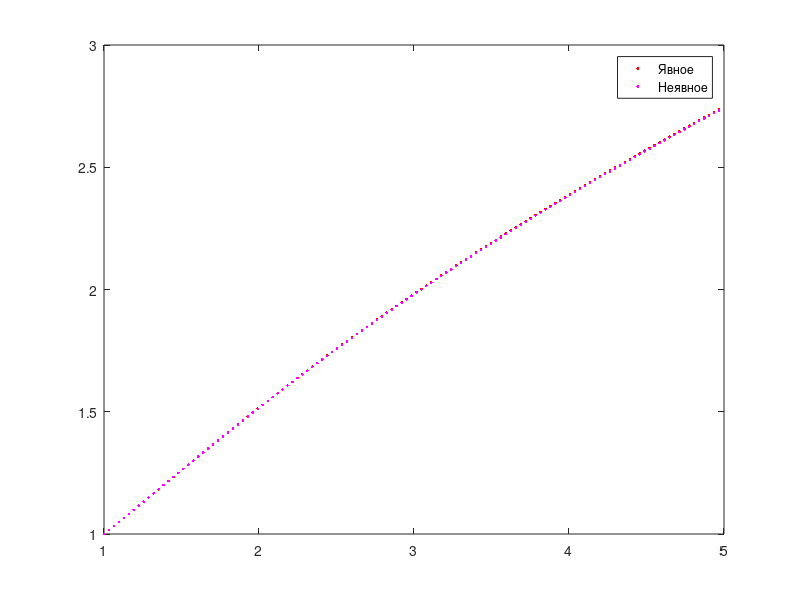

Write the MATLAB code that produced this figure.
% тоже хуй знает 10 или 11 лаба

clear all;
x0 = 1;
xend = 5;
n = 125;
h = (xend - x0) / n;
%fnc(1) = 1.0;
sx(1) = x0;
Yexplict = 1.0;
Yimplict = 1.0;
for i = 2:n
    x = x0 + h * (i-1);
    Yexplict(i) = Yexplict(i-1) + ( (x * h) / (1 + x * Yexplict(i-1)) );
    z = Yimplict(i-1);
    Xnext = x0 + h * i;
    for j=1:10
        z = Yimplict(i-1) + h * (Xnext/(1 + Xnext * z));
    end
    Yimplict(i) = z;
    sx(i)=x;
end

figure(1);
plot(sx, Yexplict, '.r', sx, Yimplict, '.m');
legend ('Явное', 'Неявное');